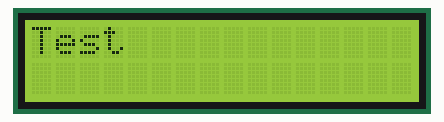
This sketch was run on a simulated Arduino Uno, built with avr-gcc and run on an emulated ATmega328P. Parts: 16×2 character LCD.

Above: at 0.1 s.
At 3.1 s:
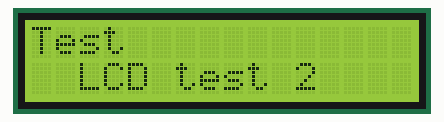
At 6.1 s:
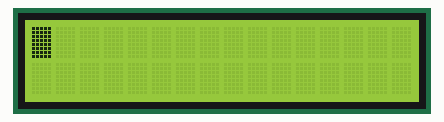
At 10.1 s:
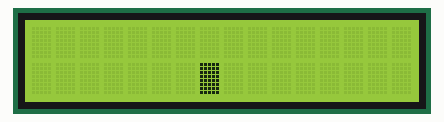
At 13.1 s:
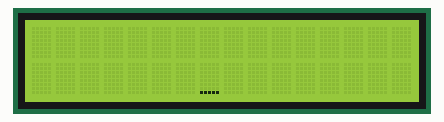

Measured:
- by itself, everything shown: repeats every 17.0 s, in 6 steps
- what the display in image 1 shows lasts 3.0 s, from 3.1 s to 6.1 s
- what the display in image 2 shows lasts 4.0 s, from 6.1 s to 10.1 s

The sketch:

sketch_oct10a.ino
```cpp
#include <LiquidCrystal.h>

LiquidCrystal lcd(1, 2, 4, 5, 6, 7);

void setup (){
  lcd.begin(16,20);
}
void loop() {
  lcd.print("Test");
  delay(3000);

  lcd.setCursor(2,1);
  lcd.print("LCD test 2");
  delay(3000);
  lcd.clear();

  lcd.blink();
  delay(4000);

  lcd.setCursor(7,1);
  delay(3000);
  lcd.noBlink();

  lcd.cursor();
  delay(4000);
  lcd.noCursor();

   lcd.clear();
  }
```
